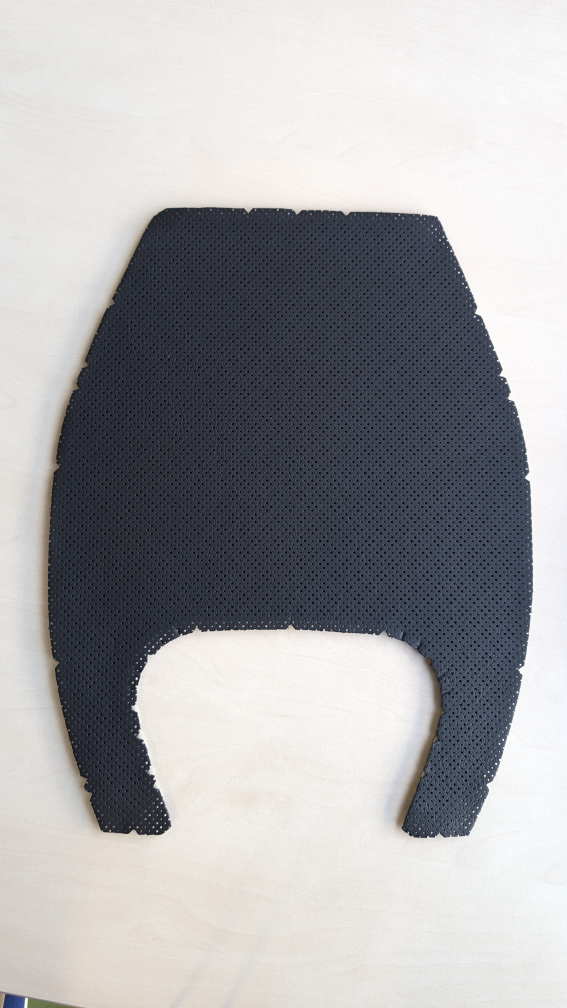
#> input picture data/seat1.jpg, 2268 x 4032 px (shown at 1/4 size)
$ python my_seat.py
#> lines starting #> are read from the running program, lines starting #| are printed output that depends on the picture; after the words box and inside, x2 and y2 are one past the last pixel; in counts of white or black regions, pixels touching at a corner belong together
import numpy as np
import cv2

BLUE = (255, 0, 0)
GREEN = (0, 255, 0)
RED = (0, 0, 255)

def main():


    img = cv2.imread('./data/seat1.jpg')
#> img is the input picture: shape (4032, 2268, 3); mean B, G, R 168.8, 166.5, 166.5
    img = cv2.resize(img, None, fx=0.25, fy=0.25)
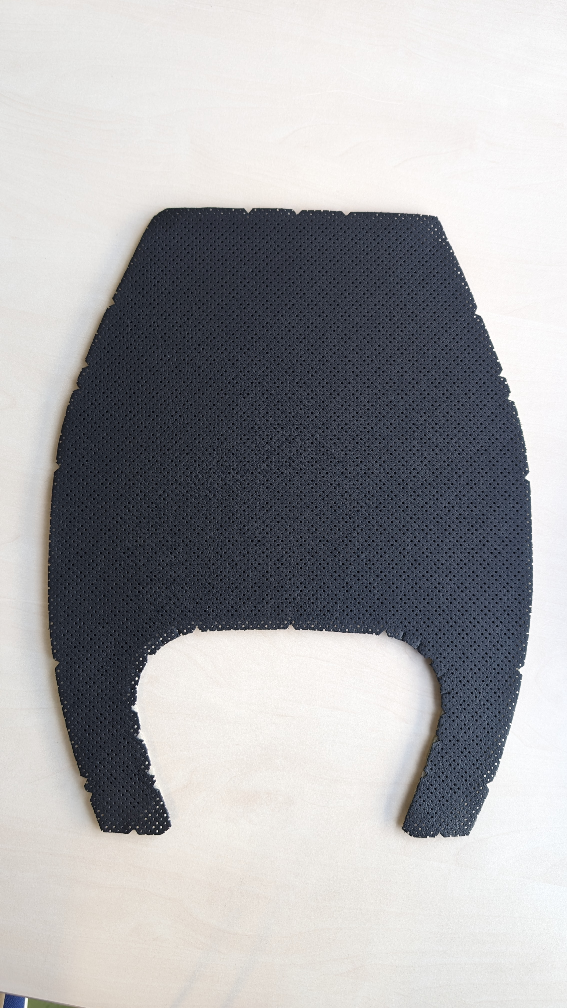
#> img: shape (1008, 567, 3); mean B, G, R 168.9, 166.6, 166.7
    gray = cv2.cvtColor(img, cv2.COLOR_BGR2GRAY)
    ret, thresh = cv2.threshold(gray, 127, 255, 0)
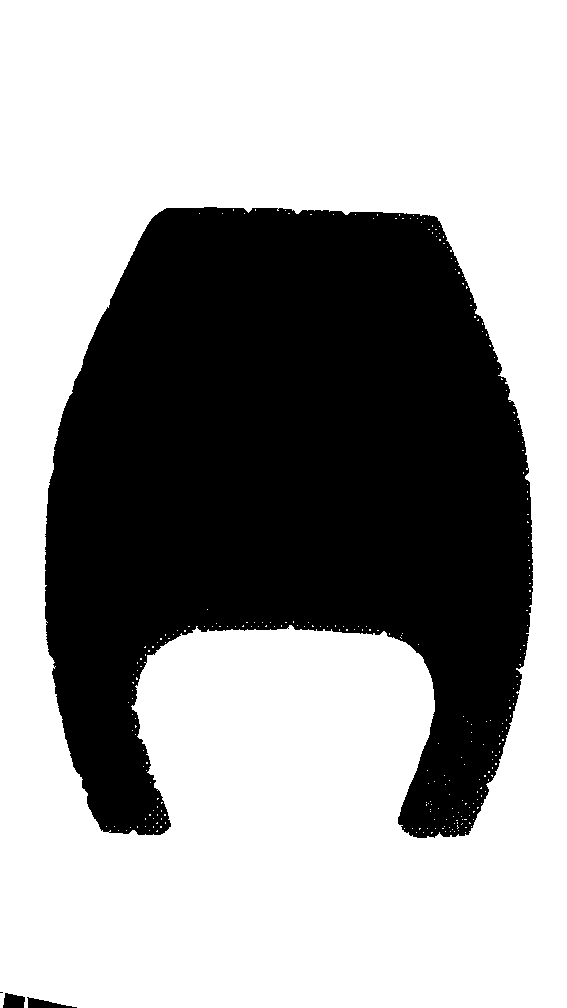
#> thresh: shape (1008, 567); 62.5% white; 4 black regions (1 under 20 px)
    contours, hierarchy = cv2.findContours(thresh, 1, 2)
#> contours = 277 contours, 275 with area under 20; largest, box (x1, y1, x2, y2) and area: (0, 0, 567, 1008) 569399, (44, 206, 534, 839) 215585

    img = cv2.drawContours(img, contours, -1, RED, 3)
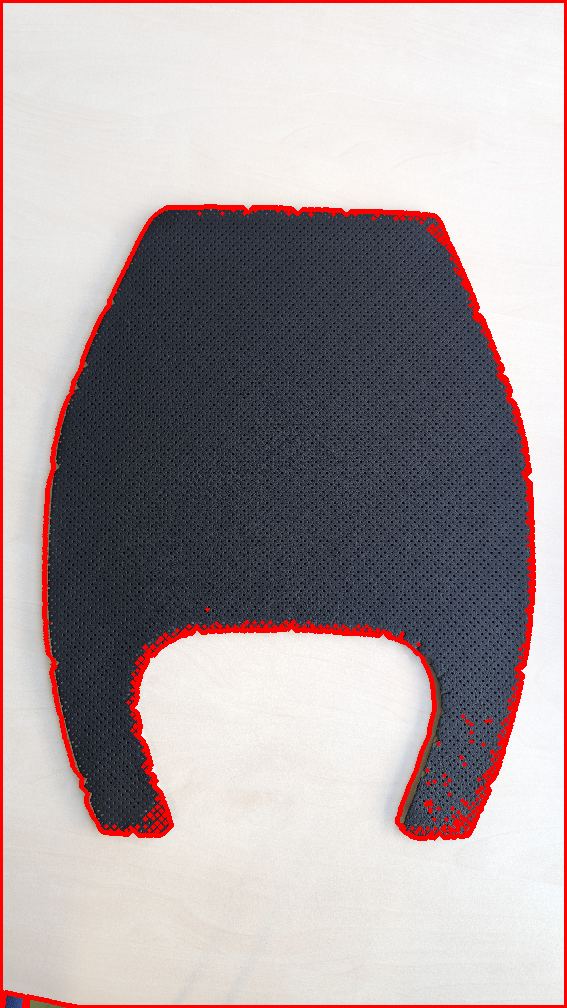
#> img: shape (1008, 567, 3); 4.44% of pixels changed, all inside (x1, y1, x2, y2) = (0, 0, 567, 1008)


    cv2.imshow('hehe', img)
    cv2.waitKey(0)

    cv2.destroyAllWindows()


if __name__ == "__main__":
    main()
